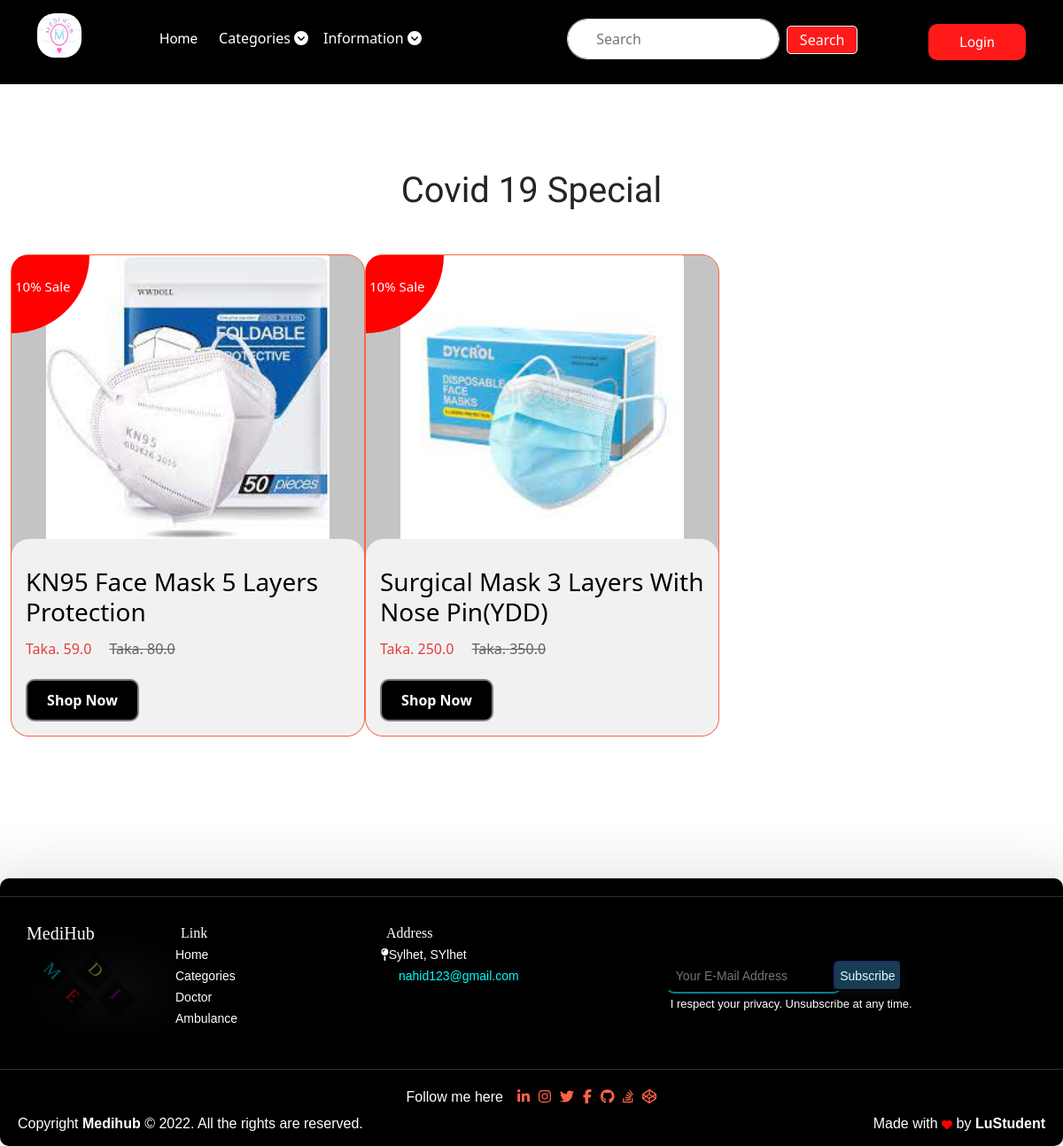
The page /covid/ on the database its author committed.
### mediapp/models.py (models this page shows, shortened)
class Product(models.Model):
    title = models.CharField(max_length=100)
    cattype = models.CharField(max_length=100, default="")
    selling_price = models.FloatField()
    discounted_price = models.FloatField()
    description = models.TextField()
    Disclaimer = models.TextField(default="no")
    brand = models.CharField(max_length=100)
    category = models.CharField(
        choices=CATEGORY_CHOICES, max_length=2, default="Sylhet")
    product_image = models.ImageField(upload_to='productimg')

### mediapp/views.py (the view)
# urls.py: path('covid/', views.covid, name='covid'),
def covid(request):
    covid = Product.objects.filter(category='C')
    if request.user.is_authenticated:
        cart = Cart.objects.filter(user=request.user)
        return render(request, 'app/covid.html', {'covid': covid, 'tcart': cart})
    return render(request, 'app/covid.html', {'covid': covid})

### mediapp/templates/app/covid.html (shortened to what this page needs)
{% extends 'app/base.html' %} <br />
{% load static %} <br />
{% block main-content %}
<div class="container-fluid my-5">
  <h1 class="mb-5 text-center">Covid 19 Special</h1>
  <div class="row">
    {% for product in covid %}
    <div class="col-lg-4">
      <a href="{% url 'product-detail' product.id %}" class="prodbtn">
        <div class="card" style="width: 25rem">
          <div class="newhi">
            <p class="mt-4 ms-1">10% Sale</p>
          </div>
          <div class="text-center">
            <img
              src="{{product.product_image.url}}"
              class="card-img-top"
              alt="..."
            />
          </div>
          <div class="card-body">
            <h3 class="card-title">{{product.title}}</h3>
            <div>
              <p class="card-text">
                Taka. {{product.discounted_price}}
                <span class="text-decoration-line-through ms-3 spantext"
                  >Taka. {{product.selling_price}}</span
                >
              </p>
            </div>
            <div class="shopbtn">
              <a href="{% url 'product-detail' product.id %}" class="btn"
                >Shop Now</a
              >
            </div>
          </div>
        </div>
      </a>
    </div>
    {% endfor %}
  </div>
</div>
{% endblock main-content %}

### mediapp/static/app/css/main.css (style rules this page uses)
body { background-color: white; }

### mediapp/static/app/css/style.css (style rules this page uses)
h1 { font-family: 'Roboto Condensed', sans-serif; }

### mediapp/templates/app/covid.html (style rules this page uses)
body { background: white; }
.card { background: #c4c4c4; border-radius: 20px 20px 20px 20px; border: 1px solid tomato; }
.card img { width: 20rem; height: 20rem; object-fit: cover; background: #c4c4c4; }
.newhi { background: red; width: 5.5rem; height: 5.5rem; position: absolute; border-radius: 20px 0px 100px 0px; color: white; font-size: 15px; }
.card-body { background: #f1f1f1; border-radius: 20px 20px 20px 20px; }
.card-text { color: #e53d3d; font-size: 16px; margin-top: 0.8rem; }
.card-title { color: #000000; margin-top: 1rem; }
.spantext { color: #606160; }
.prodbtn { text-decoration: none; }
.shopbtn { margin-top: 1.4rem; }
.shopbtn .btn { width: 8rem; background: #000000; color: white; padding: 10px; font-weight: bolder; border: 2px solid grey; border-radius: 10px 10px; }

### rows shown on the page
Product: product_image (picture), title "KN95 Face Mask 5 Layers Protection", discounted_price "59.0", selling_price "80.0"
Product: product_image (picture), title "Surgical Mask 3 Layers With Nose Pin(YDD)", discounted_price "250.0", selling_price "350.0"
